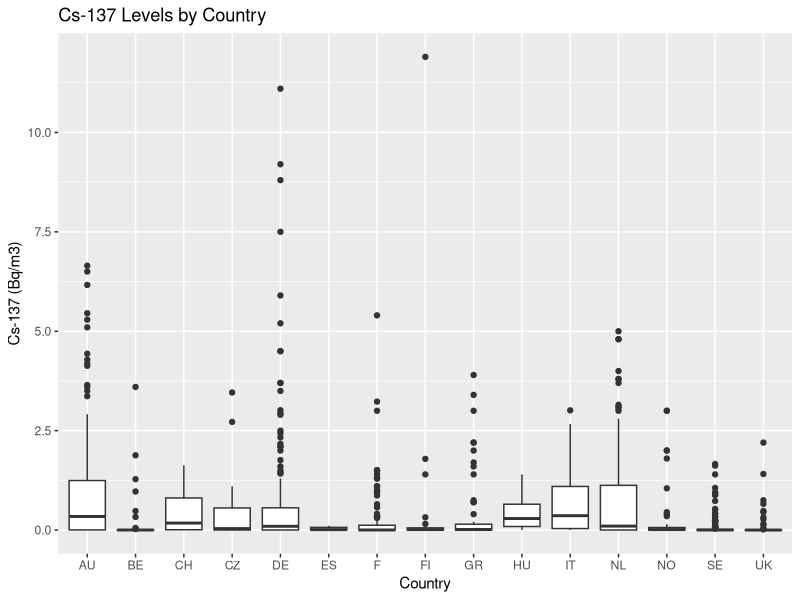
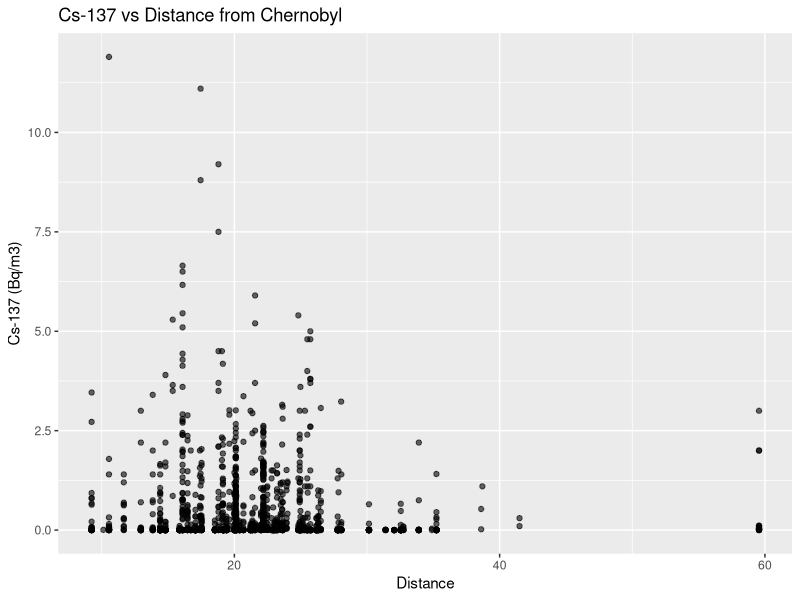
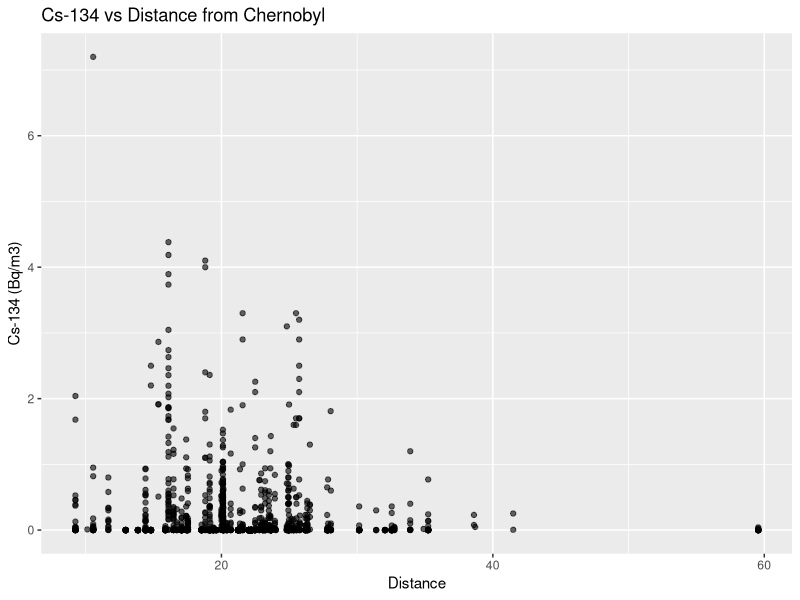
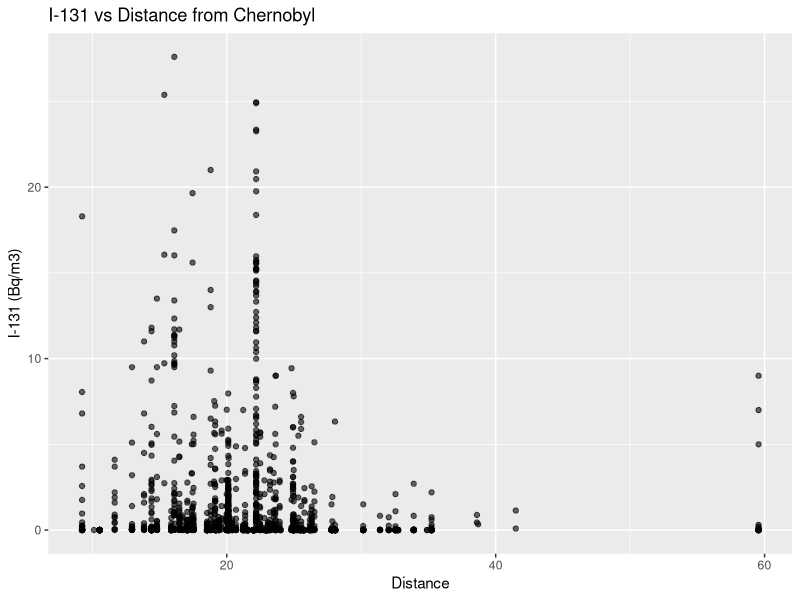
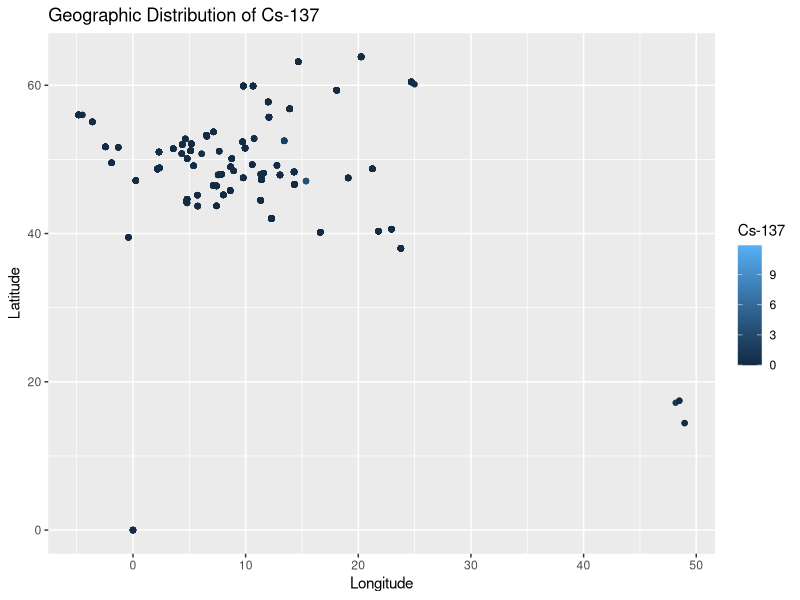

The R script that drew these images, in order:
## ---- chunk 1
library(dplyr)
library(ggplot2)
## ---- chunk 2
chernobyl <- read.csv("data/Chernobyl_ Chemical_Radiation.csv")

chernobyl_clean <- chernobyl %>%
  select(
    PAYS,
    Location,
    Longitude,
    Latitude,
    I_131 = I_131_.Bq.m3.,
    Cs_134 = Cs_134_.Bq.m3.,
    Cs_137 = Cs_137_.Bq.m3.
  ) %>%
  mutate(
    I_131 = as.numeric(I_131),
    Cs_134 = as.numeric(Cs_134),
    Cs_137 = as.numeric(Cs_137)
  ) %>%
  filter(!is.na(Cs_137))

#distrance measurement
chernobyl_clean <- chernobyl_clean %>%
  mutate(
    distance = sqrt((Longitude - 30.099)^2 + (Latitude - 51.389)^2)
  )
head(chernobyl_clean)
  
## ---- chunk 3
summary(chernobyl_clean[, c("I_131", "Cs_134", "Cs_137")])
## ---- chunk 4
ggplot(chernobyl_clean, aes(x = PAYS, y = Cs_137)) +
geom_boxplot() +
labs(
title = "Cs-137 Levels by Country",
x = "Country",
y = "Cs-137 (Bq/m3)"
)
## ---- chunk 5
ggplot(chernobyl_clean, aes(distance, Cs_137)) +
geom_point(alpha = 0.6) +
labs(
title = "Cs-137 vs Distance from Chernobyl",
x = "Distance",
y = "Cs-137 (Bq/m3)"
)
## ---- chunk 6
ggplot(chernobyl_clean, aes(distance, Cs_134)) +
geom_point(alpha = 0.6) +
labs(
title = "Cs-134 vs Distance from Chernobyl",
x = "Distance",
y = "Cs-134 (Bq/m3)"
)
## ---- chunk 7
ggplot(chernobyl_clean, aes(distance, I_131)) +
geom_point(alpha = 0.6) +
labs(
title = "I-131 vs Distance from Chernobyl",
x = "Distance",
y = "I-131 (Bq/m3)"
)
## ---- chunk 8
ggplot(chernobyl_clean, aes(Longitude, Latitude, color = Cs_137)) +
geom_point() +
labs(
title = "Geographic Distribution of Cs-137",
x = "Longitude",
y = "Latitude",
color = "Cs-137"
)
## ---- chunk 9
sessionInfo()
